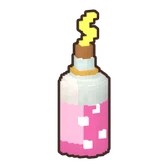
#> input picture flutter/assets/art/items/fizzleberry_soda.webp, 168 x 168 px, given in place of sunberry.webp, which was not available
$ python gilded_crops.py ../../flutter/assets/art/items/fizzleberry_soda.webp
#> lines starting #> are read from the running program, lines starting #| are printed output that depends on the picture
#> (reads tools/art/face_kit/manifest.json from the repository)
#> further down, src is the input picture: PIL image 168x168 RGBA; mean R, G, B, A 46.4, 36.2, 36.2, 52.6
# The Gilded crops (a Golden harvest's keepsake): each crop's item icon turned to gold (its shading kept, mapped
# onto a gold ramp), a soft warm glow behind it and three little glints.
#   python3 tools/art/gilded_crops.py flutter
import json, os, sys
import numpy as np
from PIL import Image, ImageDraw, ImageFilter

CROPS = {'sunberry': 'gilded_sunberry', 'meadow_carrot': 'gilded_carrot', 'golden_wheat': 'gilded_wheat',
         'glowleaf': 'gilded_glowleaf', 'moonshroom': 'gilded_moonshroom'}
RAMP = np.array([(70, 36, 8), (156, 96, 18), (222, 162, 38), (250, 208, 80), (255, 238, 160), (255, 252, 228)], float)


def gild(im):
    a = np.array(im.convert('RGBA')).astype(float)
    rgb, al = a[..., :3], a[..., 3:]
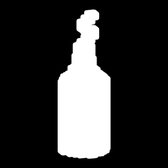
#> al: shape (168, 168, 1) float64; min 0, max 255, mean 52.6
    lum = (rgb @ [0.3, 0.55, 0.15]) / 255
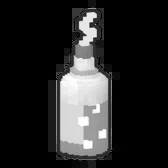
#> lum: shape (168, 168) float64; min 0, max 1, mean 0.154
    lo, hi = np.percentile(lum[al[..., 0] > 40], [3, 97])
#> lo = 0.169; hi = 0.984
    t = np.clip((lum - lo) / max(1e-3, hi - lo), 0, 1) * (len(RAMP) - 1)
    i = np.clip(t.astype(int), 0, len(RAMP) - 2)
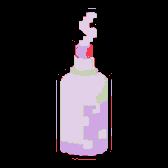
#> i: shape (168, 168) int64; 5 distinct labels, from 0 to 4; one colour per label, 0 black
    f = (t - i)[..., None]
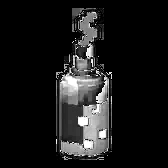
#> f: shape (168, 168, 1) float64; min 0, max 1, mean 0.101
    gold = RAMP[i] * (1 - f) + RAMP[i + 1] * f
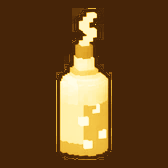
#> gold: shape (168, 168, 3) float64; mean of channels 0, 1, 2 102.8, 69.8, 31.4; drawn as R, G, B
    out = np.concatenate([gold * 0.88 + rgb * 0.12, al], -1)
    return Image.fromarray(out.clip(0, 255).astype(np.uint8), 'RGBA')


def glints(size, k=4):
    n = size * k
    g = Image.new('RGBA', (n, n))
    d = ImageDraw.Draw(g)
    for fx, fy, r in ((0.78, 0.2, 0.075), (0.2, 0.32, 0.05), (0.7, 0.74, 0.04)):
        cx, cy, rr = fx * n, fy * n, r * n
        w = rr * 0.22
        d.polygon([(cx, cy - rr), (cx + w, cy - w), (cx + rr, cy), (cx + w, cy + w), (cx, cy + rr), (cx - w, cy + w), (cx - rr, cy), (cx - w, cy - w)], fill=(255, 253, 236, 255))
    return g.resize((size, size), Image.LANCZOS)


if __name__ == '__main__':
    game = sys.argv[1]
    items = os.path.join(game, 'assets', 'art', 'items')
    mp = os.path.join(game, 'assets', 'art', 'manifest.json')
    man = json.load(open(mp))
    for crop, gid in CROPS.items():
        src = Image.open(os.path.join(items, crop + '.webp')).convert('RGBA')
        g = gild(src)
        glow = Image.new('RGBA', src.size, (255, 214, 90, 0))
        glow.putalpha(src.getchannel('A').filter(ImageFilter.GaussianBlur(src.width * 0.05)).point(lambda v: int(v * 0.55)))
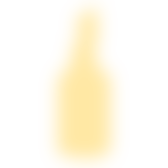
#> glow: PIL image 168x168 RGBA; mean R, G, B, A 255, 214, 90, 28.6; transparent parts drawn white
        out = Image.new('RGBA', src.size)
#> out: PIL image 168x168 RGBA; every value is 0
        out.alpha_composite(glow)
        out.alpha_composite(g)
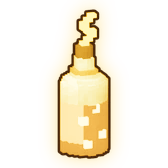
#> out: PIL image 168x168 RGBA; mean R, G, B, A 111.7, 94.9, 49.1, 58.4; transparent parts drawn white
        out.alpha_composite(glints(src.width))
#> in glints, `g = Image.new('RGBA', (n, n))`: g: PIL image 672x672 RGBA; every value is 0
        out.save(os.path.join(items, gid + '.webp'), 'WEBP', quality=88, method=6)
#> (the run stopped early here; a loop or call above may not have finished)
